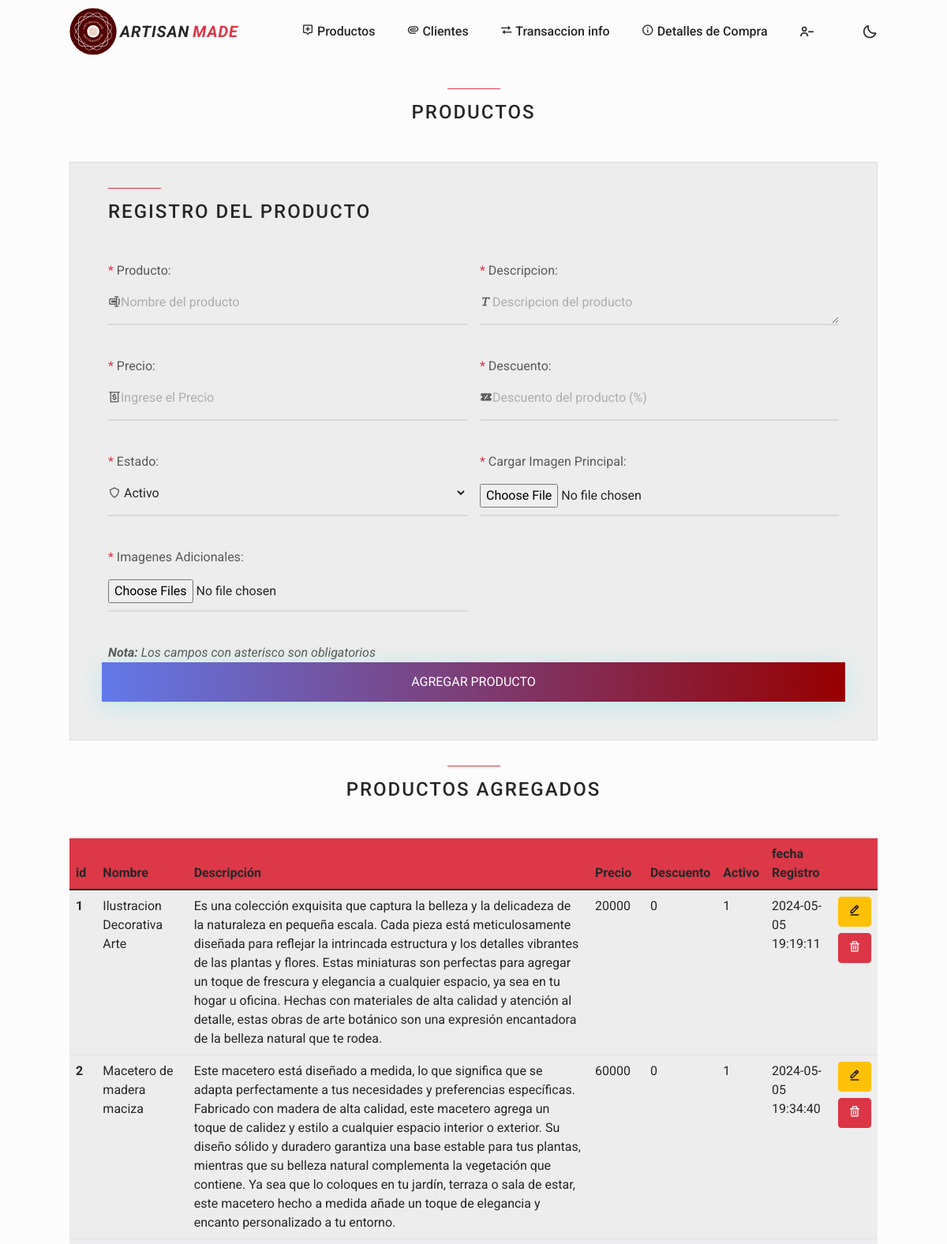
Page /admin/productos.php (upper part) on the committed database.
### tables this page shows
CREATE TABLE `productos` (
  `id` int(11) NOT NULL,
  `nombre` varchar(200) NOT NULL,
  `descripcion` text NOT NULL,
  `precio` decimal(10,0) NOT NULL,
  `descuento` tinyint(3) NOT NULL DEFAULT 0,
  `activo` int(11) NOT NULL,
  `imagen_principal` varchar(255) NOT NULL,
  `fecha_registro` timestamp NOT NULL DEFAULT current_timestamp()
);

### admin/productos.php (the view, shortened to what this page needs)
<?php include ('includes/header.php');
?>
<section class="section container">
  <h2 class="section__title">Productos</h2>
  <div class="container wrap-register p-5 backcard-color">
    <h2 class="section__title story__section-title">Registro del Producto</h2>
    <form class="row g-3" method="post" autocomplete="off" enctype="multipart/form-data">
      <div class="col-md-6">
        <div class="wrap-input100 validate-input mb-4">
          <label for="nom"><span class="text-danger">*</span> Producto:</label>
          <div class="group-input">
            <input class="input100" type="text" name="nombre" placeholder="Nombre del producto" required>
            <span class="focus-input100"></span>
            <i class='bx bx-rename'></i>
          </div>
        </div>
      </div>
      <div class="col-md-6">
        <div class="wrap-input100 validate-input mb-4">
          <label for="ape"><span class="text-danger">*</span> Descripcion:</label>
          <div class="group-input">
            <textarea class="input100 pt-3" type="text" name="descripcion" placeholder="Descripcion del producto"
              required></textarea>
            <span class="focus-input100"></span>
            <i class='bx bx-text'></i>
          </div>
        </div>
      </div>
      <div class="col-md-6">
        <div class="wrap-input100 validate-input mb-4">
          <label for="ema"><span class="text-danger">*</span> Precio:</label>
          <div class="group-input">
            <input class="input100" type="number" name="precio" placeholder="Ingrese el Precio" required>
            <span class="focus-input100"></span>
            <i class='bx bx-money-withdraw'></i>
          </div>
        </div>
      </div>
      <div class="col-md-6">
        <div class="wrap-input100 validate-input mb-4">
          <label for="tel"><span class="text-danger">*</span> Descuento:</label>
          <div class="group-input">
            <input class="input100" type="number" name="descuento" placeholder="Descuento del producto (%)" min="0"
              max="100">
            <span class="focus-input100"></span>
            <i class='bx bxs-discount'></i>
          </div>
        </div>
      </div>
      <div class="col-md-6">
        <div class="wrap-input100 validate-input mb-4">
          <label for="numdoc"><span class="text-danger">*</span> Estado:</label>
          <div class="group-input">
            <select class="input100" id="activo" name="activo"
              style="border: none; outline: none; background: transparent;">
              <option value="1">Activo</option>
            </select>
            <span class="focus-input100"></span>
            <i class='bx bx-shield'></i>
          </div>
        </div>
      </div>
      <div class="col-md-6">
        <div class="wrap-input100 validate-input mb-4">
          <label for="pass"><span class="text-danger">*</span> Cargar Imagen Principal:</label>
          <div class="group-input">
            <input class="input100 pt-3" type="file" id="formFile" name="imageSingle" required>
            <span class="focus-input100"></span>
          </div>
        </div>
      </div>
      <div class="col-md-6">
        <div class="wrap-input100 validate-input mb-4">
          <label for="repass"><span class="text-danger">*</span> Imagenes Adicionales:</label>
          <div class="group-input">
            <input class="input100 pt-3" type="file" id="formFileMultiple" name="imageVarious[]" multiple>
            <span class="focus-input100"></span>
          </div>
        </div>
      </div>
      <i><b>Nota:</b> Los campos con asterisco son obligatorios</i>
      <div class="wrap-login100-form-btn">
        <div class="login100-form-bgbtn"></div>
        <button class="login100-form-btn" name="agregar_producto" value="ok">Agregar Producto</button>
      </div>
    </form>
  </div>
  <br>
  <div class="table-responsive pe-0 ">
    <h2 class="section__title mt-4">Productos Agregados</h2>
    <table class="table">
      <thead>
        <tr>
          <th>id</th>
          <th>Nombre</th>
          <th>Descripción</th>
          <th>Precio</th>
          <th>Descuento</th>
          <th>Activo</th>
          <th>fecha Registro</th>
          <th></th>
        </tr>
      </thead>
      <tbody>
        <?php
        $sql = $con->query("SELECT * FROM productos");
        foreach ($sql as $datos) { ?>
          <tr>
            <th>
              <?php echo $datos['id']; ?>
            </th>
            <td>
              <?php echo $datos['nombre']; ?>
            </td>
            <td>
              <?php echo $datos['descripcion']; ?>
            </td>
            <td>
              <?php echo $datos['precio']; ?>
            </td>
            <td>
              <?php echo $datos['descuento']; ?>
            </td>
            <td>
              <?php echo $datos['activo']; ?>
            </td>
            <td>
              <?php echo $datos['fecha_registro']; ?>
            </td>
            <td>
              <a href="modificar_producto.php?id=<?php echo $datos['id']; ?>" class="btn btn-small btn-warning mb-2"><i
                  class='bx bx-edit-alt'></i></a>
              <form method="POST">
                <button onclick="return eliminar()" type="submit" class="btn btn-danger" name="eliminar_producto"
                  value="ok"><i class='bx bx-trash'></i></button>
              </form>
            </td>
          </tr>
        <?php }
        ?>
      </tbody>
    </table>
  </div>
</section>
<?php include ('includes/footer.php'); ?>

### assets/css/styles.css (style rules this page uses)
:root { --header-height: 3.5rem; --first-color: hsl(354, 70%, 54%); --button-color: hsl(0, 0%, 17%); --button-color-alt: hsl(0, 0%, 21%); --title-color: hsl(0, 0%, 15%); --text-color: hsl(0, 0%, 35%); --text-color-light: hsl(0, 0%, 55%); --body-color: hsl(0, 0%, 99%); --container-color: hsl(0deg 0% 93.06%); --border-color: hsl(0, 0%, 86%); --body-font: 'Roboto', sans-serif; --biggest-font-size: 2rem; --h1-font-size: 1.5rem; --h2-font-size: 1.25rem; --h3-font-size: 1rem; --normal-font-size: .938rem; --small-font-size: .813rem; --smaller-font-size: .75rem; --font-medium: 500; --font-bold: 700; --mb-0-5: .5rem; --mb-0-75: .75rem; --mb-1: 1rem; --mb-1-5: 1.5rem; --mb-2: 2rem; --mb-2-5: 2.5rem; --mb-3: 3rem; --z-tooltip: 10; --z-fixed: 100; }
@media screen and (min-width: 968px) { :root { --biggest-font-size: 2.5rem; --h1-font-size: 2.25rem; --h2-font-size: 1.5rem; --h3-font-size: 1.25rem; --normal-font-size: 1rem; --small-font-size: .875rem; --smaller-font-size: .813rem; } }
* { box-sizing: border-box; padding: 0; margin: 0; }
html { scroll-behavior: smooth; }
body,button,input { font-family: var(--body-font); font-size: var(--normal-font-size); }
body { margin: 0; background-color: var(--body-color); color: var(--text-color); transition: .4s; }
h1, h2, h3, h4 { color: var(--title-color); font-weight: var(--font-medium); }
a { text-decoration: none; }
button { cursor: pointer; border: none; outline: none; }
.container { width: auto; padding-right: unset; padding-left: unset; max-width: 1024px; margin-left: var(--mb-1-5); margin-right: var(--mb-1-5); }
.section { padding: 6.5rem 0 1rem; }
.section__title { position: relative; font-size: var(--h3-font-size); margin-bottom: var(--mb-3); text-transform: uppercase; letter-spacing: 2px; text-align: center; }
.section__title::before { content: ''; position: absolute; top: -1rem; left: 0; right: 0; margin: 0 auto; width: 67px; height: 1px; background-color: var(--first-color); }
@media screen and (min-width: 767px) { .section { padding: 8rem 0 1rem; } }
@media screen and (min-width: 767px) { .story__section-title { text-align: initial; } }
@media screen and (min-width: 767px) { .story__section-title::before { margin: initial; } }
@media screen and (min-width: 992px) { .section__title { font-size: var(--h2-font-size); } }
@media screen and (min-width: 1024px) { .container { margin-left: auto; margin-right: auto; } }

### rows in the picture
productos: id "1", nombre "Ilustracion Decorativa Arte", descripcion "Es una colección exquisita que captura la belleza y la delicadeza de la naturaleza en pequeña escala. Cada pieza está meticulosamente diseñada para reflejar la intrincada estructura y los detalles vibrantes de las plantas y flores. Estas miniaturas son perfectas para agregar un toque de frescura y elegancia a cualquier espacio, ya sea en tu hogar u oficina. Hechas con materiales de alta calidad y atención al detalle, estas obras de arte botánico son una expresión encantadora de la belleza natural que te rodea.", precio "20000", descuento "0", activo "1", fecha_registro "2024-05-05 19:19:11"
productos: id "2", nombre "Macetero de madera maciza", descripcion "Este macetero está diseñado a medida, lo que significa que se adapta perfectamente a tus necesidades y preferencias específicas. Fabricado con madera de alta calidad, este macetero agrega un toque de calidez y estilo a cualquier espacio interior o exterior. Su diseño sólido y duradero garantiza una base estable para tus plantas, mientras que su belleza natural complementa la vegetación que contiene. Ya sea que lo coloques en tu jardín, terraza o sala de estar, este macetero hecho a medida añade un toque de elegancia y encanto personalizado a tu entorno.", precio "60000", descuento "0", activo "1", fecha_registro "2024-05-05 19:34:40"
